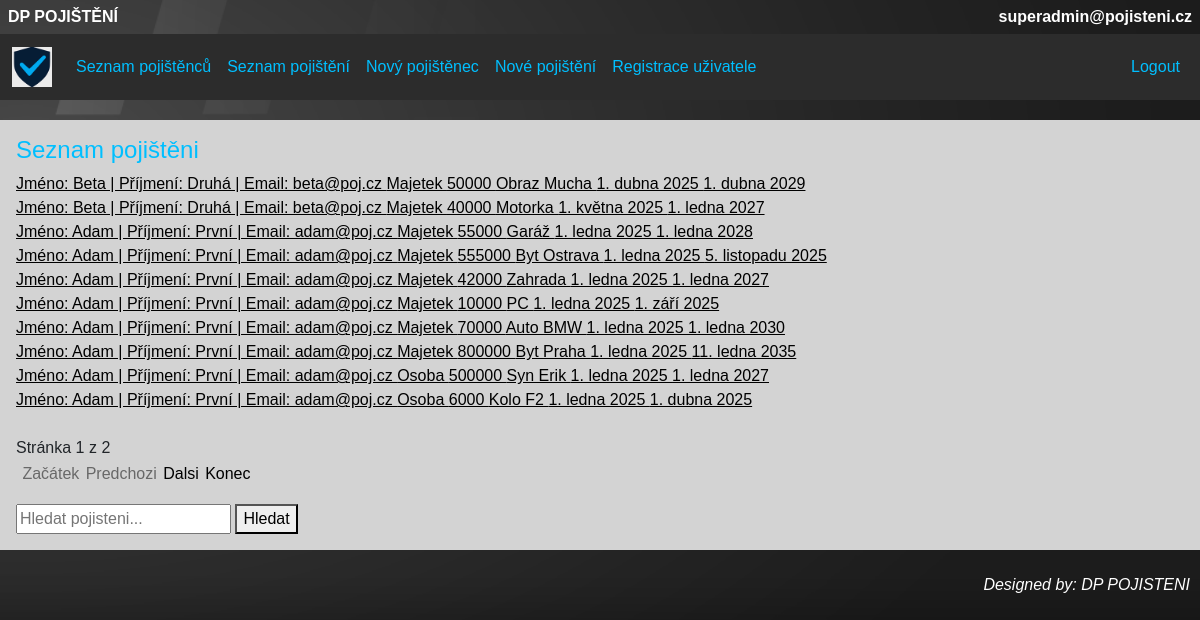
The page /pojistenci/pojisteni_index/ (signed in) on the database as committed earlier.
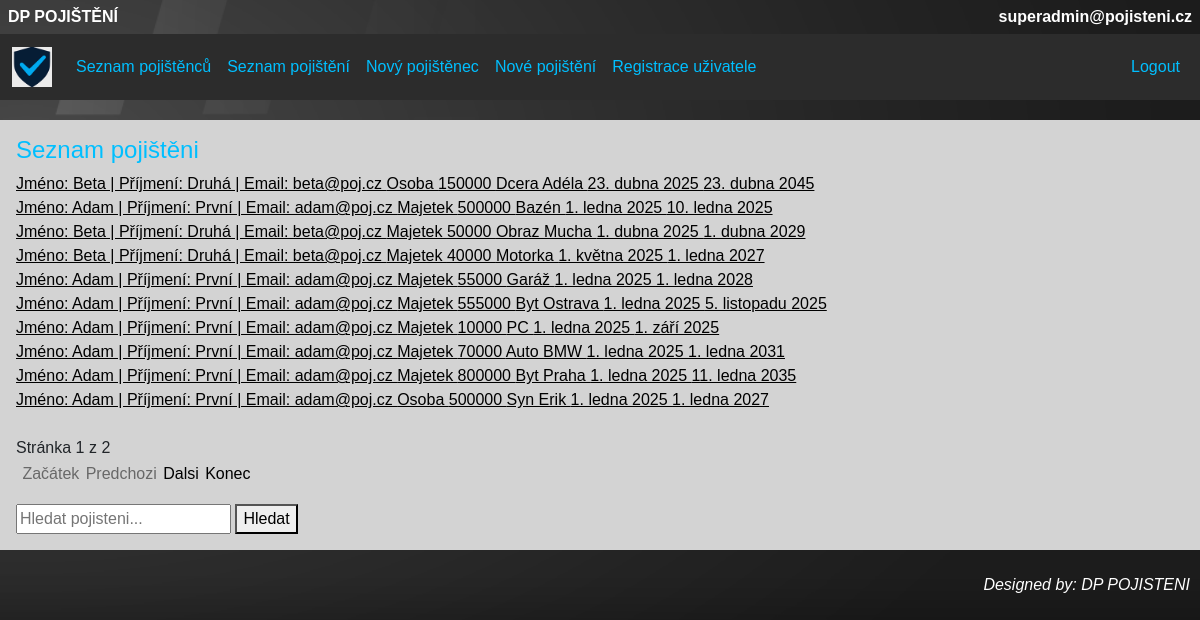
The same page on the database as committed later.
### pojistenci/models.py (models this page shows, shortened)
class Pojisteni(models.Model):
    pojistenec = models.ForeignKey(Pojistenec, on_delete=models.CASCADE)
    typ = models.CharField(max_length=100, validators=[alphanum_space_dash_validator, min_length_validator, max_length_validator])
    castka = models.IntegerField(validators=[castka_min_validator, castka_max_validator])
    predmet_pojisteni = models.CharField(max_length=100, validators=[alphanum_space_dash_validator, min_length_validator, max_length_validator])
    platnost_od = models.DateField()
    platnost_do = models.DateField()
    class Meta:
        verbose_name = "Pojištění"
        verbose_name_plural = "Pojištění"

class Pojistenec(models.Model):
    jmeno = models.CharField(max_length=100, validators=[text_validator, min_length_validator, max_length_validator])
    prijmeni = models.CharField(max_length=100, validators=[text_validator, min_length_validator, max_length_validator])
    email = models.EmailField(max_length=100, validators=[EmailValidator(), max_length_validator])
    telefon = models.CharField(max_length=22, validators=[telefon_validator])
    ulice = models.CharField(max_length=100, validators=[alphanum_space_dash_validator, min_length_validator, max_length_validator])
    cislo = models.CharField(max_length=100, validators=[alphanum_space_dash_validator, max_length_validator])
    mesto = models.CharField(max_length=100, validators=[alphanum_space_dash_validator, min_length_validator, max_length_validator])
    psc = models.CharField(max_length=6, validators=[psc_validator])
    def __str__(self):
        return "Jméno: {0} | Příjmení: {1} | Email: {2}".format(self.jmeno, self.prijmeni, self.email)
    class Meta:
        verbose_name = "Pojištěnec"
        verbose_name_plural = "Pojištěnci"

### pojistenci/views.py (the view)
# urls.py: path("pojisteni_index/", views.PojisteniIndex.as_view(), name="pojisteni_index"),
class PojisteniIndex(LoginRequiredMixin, generic.ListView):
    template_name = "pojistenci/pojisteni_index.html"  # cesta k šabloně ze složky templates (je možné sdílet mezi aplikacemi)
    context_object_name = "seznam_pojisteni"  # pod tímto jménem budeme volat seznam objektů v šabloně
    paginate_by = 10
    def get_queryset(self):
        return Pojisteni.objects.all().order_by("-id")

### pojistenci/templates/pojistenci/pojisteni_index.html
{% extends "base.html" %}
{% block content %}
    <h4>Seznam pojištěni</h4>
    {% for pojisteni in seznam_pojisteni %}
        <a href="{% url 'pojisteni_detail' pojisteni.id %}" class="list_of_items">{{ pojisteni.pojistenec }} {{ pojisteni.typ }} {{ pojisteni.castka }} {{ pojisteni.predmet_pojisteni }} {{ pojisteni.platnost_od }} {{ pojisteni.platnost_do }}<br> </a>
    {% empty %}
        <p>Žádné pojištění nebylo nalezeno.</p>
    {% endfor %}
    <br>
    <span> Stránka {{ page_obj.number }} z {{ page_obj.paginator.num_pages }} </span>
    <nav class="flex_box_page">
        <ul class="pagination">
            {% if page_obj.number == 1 %}
            <li><span class="nav_page_item disabled">Začátek</span></li>
            {% else %}
            <li><a href="?page={{ page_obj.paginator.start_index }}" class="nav_page_item">Začátek</a></li>
            {% endif %}
            {% if page_obj.has_previous %}
            <li><a href="?page={{ page_obj.previous_page_number }}" class="nav_page_item">Predchozi</a></li>
            {% else %}
            <li><span class="nav_page_item disabled">Predchozi</span></li>
            {% endif %}
            {% if page_obj.has_next %}
            <li><a href="?page={{ page_obj.next_page_number }}" class="nav_page_item">Dalsi</a></li>
            {% else %}
            <li><span class="nav_page_item disabled">Dalsi</span></li>
            {% endif %}
            {% if page_obj.number == page_obj.paginator.num_pages %}
            <li><span class="nav_page_item disabled">Konec</span></li>
            {% else %}
            <li><a href="?page={{ page_obj.paginator.num_pages }}" class="nav_page_item">Konec</a></li>
            {% endif %}
        </ul>
    </nav>
    <form method="get" action="{% url 'pojisteni_search' %}">
        <input type="text" name="q" value="{{ query }}" placeholder="Hledat pojisteni...">
        <button type="submit">Hledat</button>
    </form>
{% endblock %}

Rows that differ between the two databases and show on the page:
removed Pojisteni: pojistenec "Jméno: Adam | Příjmení: První | Email: adam@poj.cz", typ "Majetek", castka "42000", predmet_pojisteni "Zahrada", platnost_od "1. ledna 2025", platnost_do "1. ledna 2027"
no longer on this page (row unchanged): Pojisteni: pojistenec "Jméno: Adam | Příjmení: První | Email: adam@poj.cz", typ "Osoba", castka "6000", predmet_pojisteni "Kolo F2", platnost_od "1. ledna 2025", platnost_do "1. dubna 2025"
added Pojisteni: pojistenec "Jméno: Beta | Příjmení: Druhá | Email: beta@poj.cz", typ "Osoba", castka "150000", predmet_pojisteni "Dcera Adéla", platnost_od "23. dubna 2025", platnost_do "23. dubna 2045"
added Pojisteni: pojistenec "Jméno: Adam | Příjmení: První | Email: adam@poj.cz", typ "Majetek", castka "500000", predmet_pojisteni "Bazén", platnost_od "1. ledna 2025", platnost_do "10. ledna 2025"
changed Pojisteni "Auto BMW": platnost_do "1. ledna 2030" → "1. ledna 2031"
